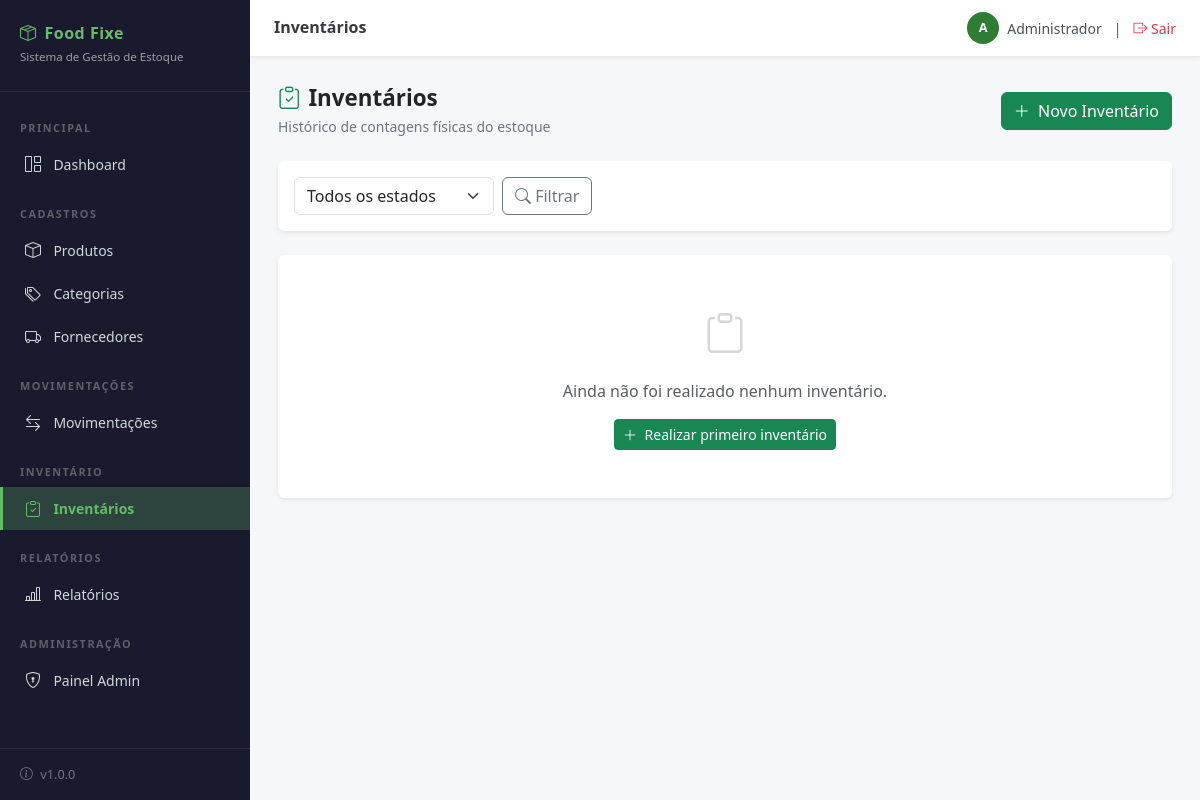
/inventarios/ (signed in), run on an earlier commit of the app's database.
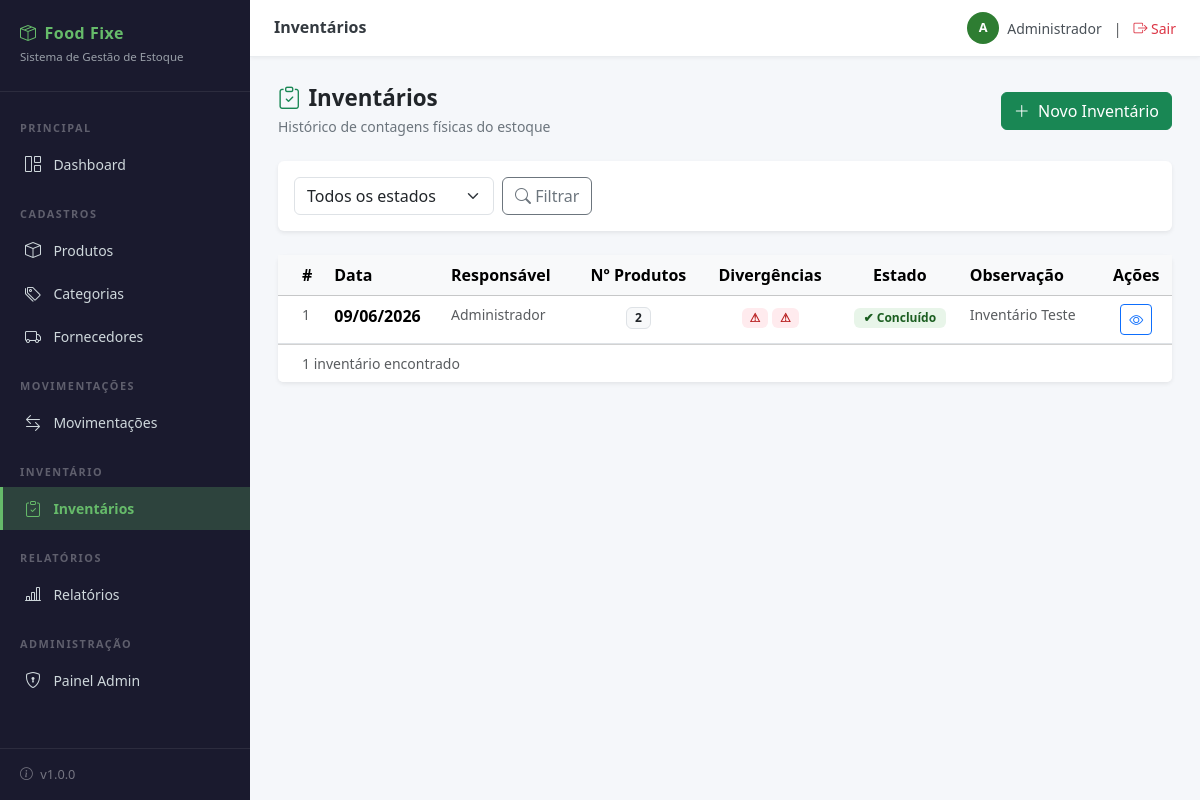
And on a later commit of the database.
### estoque/models.py (models this page shows, shortened)
class Inventario(models.Model):
    utilizador      = models.ForeignKey(Utilizador, on_delete=models.PROTECT,
                                        verbose_name='Responsável',
                                        related_name='inventarios')
    data_inventario = models.DateField('Data do inventário', default=timezone.now)
    concluido       = models.BooleanField('Concluído', default=False)
    acerto_aplicado = models.BooleanField('Acerto aplicado', default=False,
                                          help_text='Indica se o acerto de estoque já foi aplicado para este inventário.')
    observacao      = models.TextField('Observação', blank=True)
    create_at       = models.DateTimeField('Criado em', auto_now_add=True)
    update_at       = models.DateTimeField('Atualizado em', auto_now=True)
    class Meta:
        verbose_name        = 'Inventário'
        verbose_name_plural = 'Inventários'
        ordering            = ['-data_inventario']

class Utilizador(AbstractUser):
    class Perfil(models.TextChoices):
        ADMIN       = 'ADMIN',      'Administrador'
        FUNCIONARIO = 'FUNCIONARIO', 'Funcionário'
    utilizador  = models.CharField('Nome completo', max_length=150)
    perfil      = models.CharField('Perfil', max_length=20,
                                   choices=Perfil.choices,
                                   default=Perfil.FUNCIONARIO)
    ativo       = models.BooleanField('Ativo', default=True)
    create_at   = models.DateTimeField('Criado em', auto_now_add=True)
    update_at   = models.DateTimeField('Atualizado em', auto_now=True)
    groups = models.ManyToManyField(
        'auth.Group',
        related_name='utilizador_set',
        blank=True,
        verbose_name='Grupos'
    )
    user_permissions = models.ManyToManyField(
        'auth.Permission',
        related_name='utilizador_set',
        blank=True,
        verbose_name='Permissões'
    )
    class Meta:
        verbose_name        = 'Utilizador'
        verbose_name_plural = 'Utilizadores'
        ordering            = ['utilizador']

class ItemInventario(models.Model):
    inventario      = models.ForeignKey(Inventario, on_delete=models.CASCADE,
                                        verbose_name='Inventário',
                                        related_name='itens')
    produto         = models.ForeignKey(Produto, on_delete=models.PROTECT,
                                        verbose_name='Produto',
                                        related_name='itens_inventario')
    saldo_fisico    = models.DecimalField('Saldo físico (contagem)', max_digits=10,
                                          decimal_places=2)
    saldo_sistema   = models.DecimalField('Saldo sistema', max_digits=10,
                                          decimal_places=2)
    diferenca       = models.DecimalField('Diferença', max_digits=10,
                                          decimal_places=2, default=Decimal('0.00'),
                                          editable=False)  # calculado no save()
    observacao      = models.TextField('Observação', blank=True)
    create_at       = models.DateTimeField('Criado em', auto_now_add=True)
    class Meta:
        verbose_name        = 'Item de Inventário'
        verbose_name_plural = 'Itens de Inventário'
        unique_together     = [['inventario', 'produto']]
    def save(self, *args, **kwargs):
        self.diferenca = self.saldo_fisico - self.saldo_sistema
        super().save(*args, **kwargs)

### estoque/views.py (the view)
# urls.py: path('inventarios/',                   views.inventario_lista,    name='inventario_lista'),
@login_required(login_url='login')
def inventario_lista(request):
    filtro_estado = request.GET.get('estado', '')
    inventarios   = Inventario.objects.select_related('utilizador').order_by('-data_inventario')
    if filtro_estado == '1':
        inventarios = inventarios.filter(concluido=True)
    elif filtro_estado == '0':
        inventarios = inventarios.filter(concluido=False)
    return render(request, 'estoque/inventario_lista.html', {
        'inventarios':   inventarios,
        'filtro_estado': filtro_estado,
    })

### estoque/templates/estoque/inventario_lista.html (shortened to what the changed rows need)
{% extends 'estoque/base.html' %}
{% block content %}
<div class="page-header d-flex justify-content-between align-items-center">
    <div>
        <h1><i class="bi bi-clipboard-check me-2 text-success"></i>Inventários</h1>
    </div>
</div>
<div class="card border-0 shadow-sm">
    <div class="card-body p-0">
        {% if inventarios %}
        <div class="table-responsive">
            <table class="table table-hover mb-0">
                <thead class="table-light">
                    <tr>
                        <th class="ps-4">#</th>
                        <th>Data</th>
                        <th>Responsável</th>
                        <th class="text-center">Nº Produtos</th>
                        <th class="text-center">Divergências</th>
                        <th class="text-center">Estado</th>
                        <th>Observação</th>
                        <th class="text-center">Ações</th>
                    </tr>
                </thead>
                <tbody>
                    {% for inv in inventarios %}
                    <tr>
                        <td class="ps-4 text-muted small">{{ inv.pk }}</td>
                        <td class="fw-semibold">
                            {{ inv.data_inventario|date:"d/m/Y" }}
                        </td>
                        <td class="text-muted small">
                            {{ inv.utilizador.utilizador|default:inv.utilizador.username }}
                        </td>
                        <td class="text-center">
                            <span class="badge bg-light text-dark border">
                                {{ inv.itens.count }}
                            </span>
                        </td>
                        <td class="text-center">
                            {% with divergencias=inv.itens.all %}
                                {% with total_div=0 %}
                                    {% for item in divergencias %}
                                        {% if item.diferenca != 0 %}
                                            <span class="badge"
                                                  style="background:#ffebee;color:#b71c1c;">
                                                ⚠
                                            </span>
                                        {% endif %}
                                    {% endfor %}
                                {% endwith %}
                            {% endwith %}
                        </td>
                        <td class="text-center">
                            {% if inv.concluido %}
                                <span class="badge"
                                      style="background:#e8f5e9;color:#1b5e20;padding:4px 10px;">
                                    ✔ Concluído
                                </span>
                            {% else %}
                                <span class="badge"
                                      style="background:#fff3e0;color:#e65100;padding:4px 10px;">
                                    ⏳ Em curso
                                </span>
                            {% endif %}
                        </td>
                        <td class="text-muted small">
                            {{ inv.observacao|truncatechars:40|default:"—" }}
                        </td>
                        <td class="text-center">
                            <a href="{% url 'inventario_detalhe' inv.pk %}"
                               class="btn btn-sm btn-outline-primary"
                               title="{% if inv.concluido %}Ver detalhe{% else %}Preencher{% endif %}">
                                <i class="bi bi-{% if inv.concluido %}eye{% else %}pencil{% endif %}"></i>
                            </a>
                        </td>
                    </tr>
                    {% endfor %}
                </tbody>
            </table>
        </div>
        {% else %}
            <div class="text-center py-5 text-muted">
                <i class="bi bi-clipboard fs-1 d-block mb-3 opacity-25"></i>
                {% if filtro_estado %}
                    <p>Nenhum inventário encontrado com este filtro.</p>
                    <a href="{% url 'inventario_lista' %}"
                       class="btn btn-outline-secondary btn-sm">
                        Ver todos
                    </a>
                {% else %}
                    <p>Ainda não foi realizado nenhum inventário.</p>
                    <a href="{% url 'inventario_criar' %}" class="btn btn-success btn-sm">
                        <i class="bi bi-plus-lg me-1"></i> Realizar primeiro inventário
                    </a>
                {% endif %}
            </div>
        {% endif %}
    </div>
    {% if inventarios %}
    <div class="card-footer bg-white text-muted small py-2 px-4">
        {{ inventarios|length }} inventário{{ inventarios|length|pluralize:",s" }} encontrado{{ inventarios|length|pluralize:",s" }}
    </div>
    {% endif %}
</div>
{% endblock %}

What changed in the data, as far as the page shows it:
added Inventario: pk "1", data_inventario "09/06/2026", utilizador.utilizador "Administrador", itens.count "2", concluido "✔ Concluído", observacao "Inventário Teste"
Also different on the page:
{{ inventarios|length }}: (not shown) → "1"
text no longer shown: "Ainda não foi realizado nenhum inventário. Realizar primeiro inventário"
text now shown: "# Data Responsável Nº Produtos Divergências Estado Observação Ações inventário encontrado"
